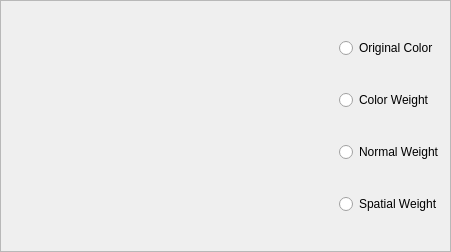
<?xml version="1.0" encoding="UTF-8"?>
<ui version="4.0">
 <class>ObjectView</class>
 <widget class="QFrame" name="ObjectView">
  <property name="geometry">
   <rect>
    <x>0</x>
    <y>0</y>
    <width>451</width>
    <height>252</height>
   </rect>
  </property>
  <property name="sizePolicy">
   <sizepolicy hsizetype="Minimum" vsizetype="Minimum">
    <horstretch>0</horstretch>
    <verstretch>0</verstretch>
   </sizepolicy>
  </property>
  <property name="windowTitle">
   <string>Object View</string>
  </property>
  <property name="frameShape">
   <enum>QFrame::StyledPanel</enum>
  </property>
  <property name="frameShadow">
   <enum>QFrame::Raised</enum>
  </property>
  <layout class="QHBoxLayout" name="horizontalLayout">
   <property name="leftMargin">
    <number>5</number>
   </property>
   <property name="topMargin">
    <number>5</number>
   </property>
   <property name="rightMargin">
    <number>5</number>
   </property>
   <property name="bottomMargin">
    <number>5</number>
   </property>
   <item>
    <widget class="QWidget" name="widget" native="true">
     <property name="sizePolicy">
      <sizepolicy hsizetype="Expanding" vsizetype="Expanding">
       <horstretch>0</horstretch>
       <verstretch>0</verstretch>
      </sizepolicy>
     </property>
     <property name="minimumSize">
      <size>
       <width>320</width>
       <height>240</height>
      </size>
     </property>
     <layout class="QGridLayout" name="gridLayout">
      <property name="leftMargin">
       <number>0</number>
      </property>
      <property name="topMargin">
       <number>0</number>
      </property>
      <property name="rightMargin">
       <number>0</number>
      </property>
      <property name="bottomMargin">
       <number>0</number>
      </property>
     </layout>
    </widget>
   </item>
   <item>
    <layout class="QVBoxLayout" name="verticalLayout">
     <property name="spacing">
      <number>0</number>
     </property>
     <item>
      <widget class="QRadioButton" name="color">
       <property name="text">
        <string>Original Color</string>
       </property>
      </widget>
     </item>
     <item>
      <widget class="QRadioButton" name="color_w">
       <property name="text">
        <string>Color Weight</string>
       </property>
      </widget>
     </item>
     <item>
      <widget class="QRadioButton" name="norm_w">
       <property name="text">
        <string>Normal Weight</string>
       </property>
      </widget>
     </item>
     <item>
      <widget class="QRadioButton" name="spatial_w">
       <property name="text">
        <string>Spatial Weight</string>
       </property>
      </widget>
     </item>
    </layout>
   </item>
  </layout>
 </widget>
 <resources/>
 <connections/>
</ui>
